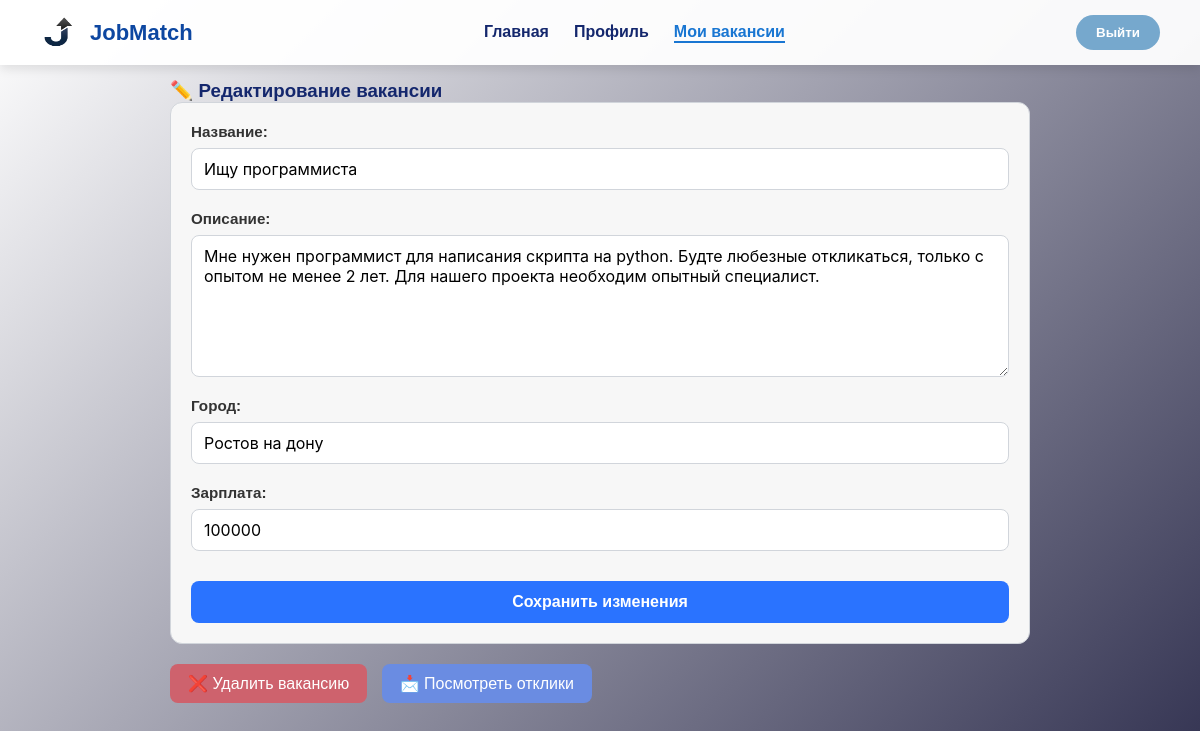
The app's page /jobs/4/ (signed in), older data.
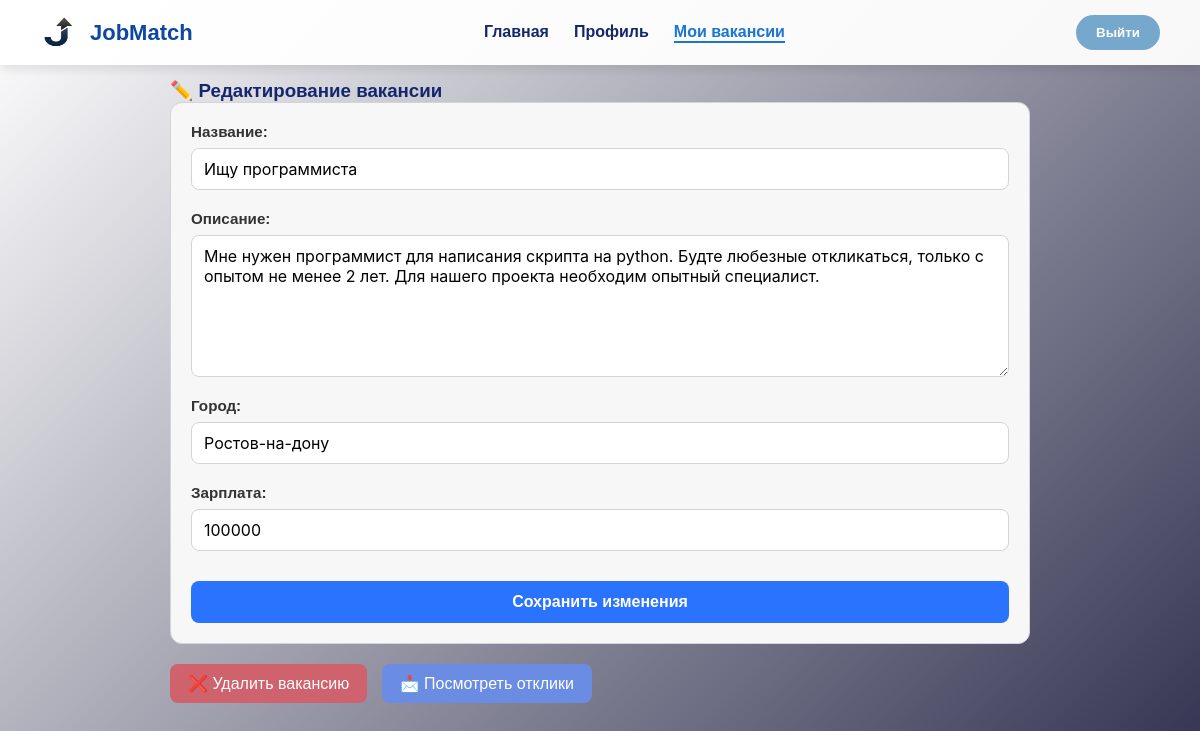
The same page, newer data.
### server/models.py (models this page shows, shortened)
class Jobs(models.Model):
    leader = models.ForeignKey(Leader, on_delete=models.CASCADE, related_name='jobs', null=True)
    title = models.CharField(max_length=255, blank=False)
    description = models.TextField(blank=False)
    location = models.CharField(max_length=255, blank=False)
    salary = models.IntegerField(blank=False)
    created_at = models.DateTimeField(auto_now_add=True)
    updated_at = models.DateTimeField(auto_now=True)

### server/views.py (the view, shortened to what this page needs)
# urls.py: path('jobs/<int:job_id>/', JobDetailView.as_view(), name='job_detail'),
class JobDetailView(View):
    def get(self, request, job_id):
        job = get_object_or_404(Jobs, id=job_id)
        user_type = request.session.get('user_type')
        user_email = request.session.get('user_email')
        context = {
            'job': job,
            'user_role': 'anonymous',
            'has_responded': False,
            'is_owner': False
        }
        if user_type == 'candidate' and user_email:
            try:
                candidate = Candidante.objects.get(email=user_email)
                context['user_role'] = 'candidate'
                context['has_responded'] = Response.objects.filter(candidate=candidate, job=job).exists()
            except Candidante.DoesNotExist:
                messages.error(request, "Ошибка аутентификации. Войдите снова.")
                request.session.flush() # "Разлогинить" пользователя
        elif user_type == 'leader' and user_email:
            try:
                leader = Leader.objects.get(email=user_email)
                context['user_role'] = 'leader'
                if job.leader == leader:
                    context['is_owner'] = True
            except Leader.DoesNotExist:
                messages.error(request, "Ошибка аутентификации. Войдите снова.")
                request.session.flush()
        return render(request, 'job_detail.html', context)

### server/templates/job_detail.html (shortened to what this page needs)
{% load static %}
<!DOCTYPE html>
<html lang="ru">
<head>
    <link rel="stylesheet" href="{% static 'css/vacan.css' %}">
</head>
<body>
    <header class="header">
        {% if user_role == 'leader' %}
            <a href="{% url 'leader_home' %}" class="logo">
                <img src="{% static 'png/logo.png' %}" alt="Logo" class="logo-img">
                <span class="logo-text">JobMatch</span>
            </a>
            <nav class="nav">
                <a href="{% url 'leader_home' %}" class="nav-link ">Главная</a>
                <a href="{% url 'profile_leader' %}" class="nav-link">Профиль</a>
                <a href="{% url "my_jobs" %}" class="nav-link active">Мои вакансии</a>
            </nav>
        {% endif %}
        <button class="logout-btn" onclick="window.location.href='{% url 'logout' %}'">Выйти</button>
    </header>
<main class="main-content">
    <div class="job-detail-card">
        {% if user_role == 'leader' and is_owner %}
            <h3 class="section-title">✏️ Редактирование вакансии</h3>
            <form method="post" class="job-form edit-form">
                <div class="form-group"><label for="title">Название:</label><input type="text" id="title" name="title" value="{{ job.title }}" required></div>
                <div class="form-group"><label for="description">Описание:</label><textarea id="description" name="description" required rows="6">{{ job.description }}</textarea></div>
                <div class="form-group"><label for="location">Город:</label><input type="text" id="location" name="location" value="{{ job.location }}" required></div>
                <div class="form-group"><label for="salary">Зарплата:</label><input type="number" id="salary" name="salary" value="{{ job.salary }}" required></div>
                <button type="submit" class="submit-btn primary-btn">Сохранить изменения</button>
            </form>
            <div class="leader-actions-top">
                <button type="button" class="delete-btn"
                        onclick="if(confirm('Вы уверены, что хотите удалить эту вакансию? Это действие необратимо.')) {
                                    document.getElementById('delete-form').submit();
                                }">
                    ❌ Удалить вакансию
                </button>
                <a href="{% url "view_responses" job.id %}" class="secondary-btn view-responses-btn">
                    📩 Посмотреть отклики
                </a>
            </div>
        {% endif %}
    </div>
</main>
</body>
</html>

Row changes from the older to the newer data that the page shows:
changed Jobs "Ищу программиста": location "Ростов на дону" → "Ростов-на-дону"
